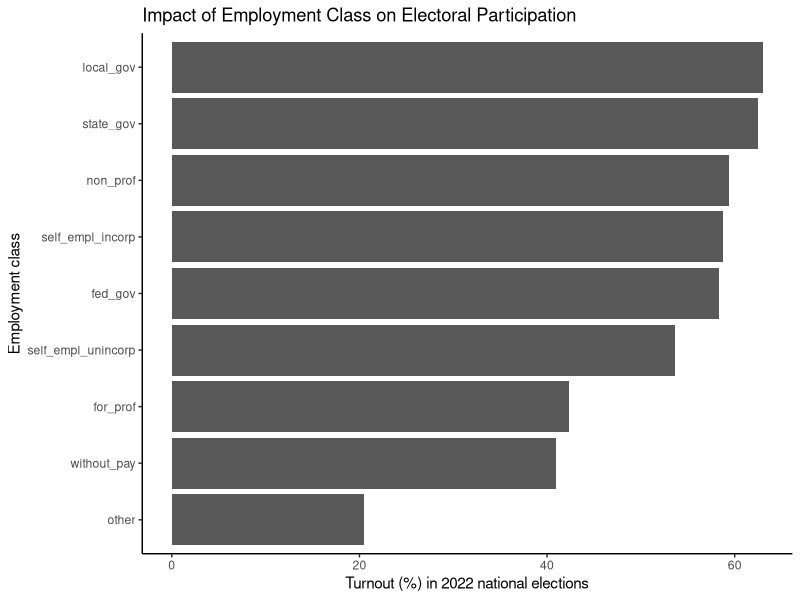
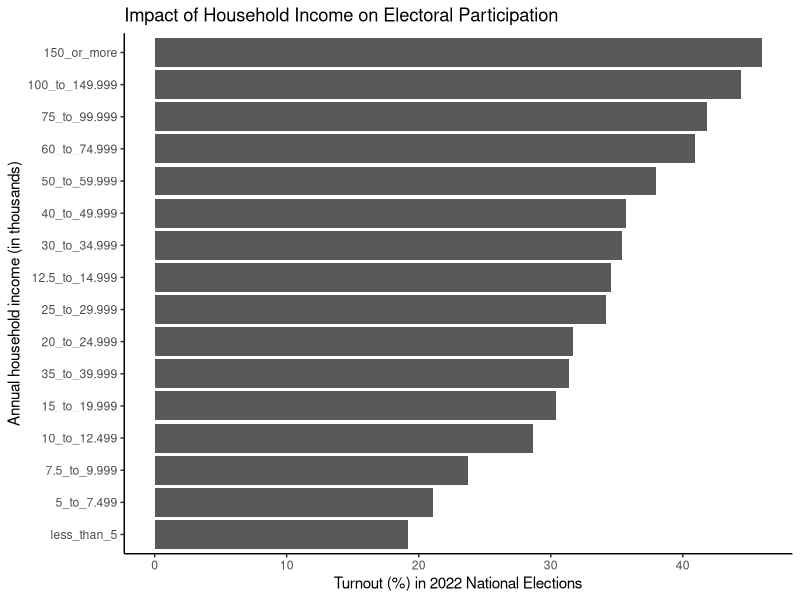

Recreate these plots in R, in order.
## ---- chunk 1
library(tidyverse)

#loading data

#census_raw <- read_csv("nov22pub (1).csv")

#selecting variables 

#census <- census_raw |>
#  select(employment=PEIO1COW, vote=PES1, income_code=HEFAMINC)

#write.csv(census,"census.csv")

census <- read_csv("census.csv")
#replacing coded values

census$employment <- census$employment |>
  case_match(1 ~ "fed_gov",
             2 ~ "state_gov",
             3 ~ "local_gov", 
             4 ~ "for_prof",
             5 ~ "non_prof",
             6 ~ "self_empl_incorp",
             7 ~ "self_empl_unincorp",
             8 ~ "without_pay",
             .default="other")

census$vote <- census$vote |>
  case_match(1 ~ "yes",
             2 ~ "no",
             .default="other")

census$income <- census$income_code |>
  case_match(-1 ~ "other",
             1 ~ "less_than_5",
             2 ~ "5_to_7.499",
             3 ~ "7.5_to_9.999", 
             4 ~ "10_to_12.499",
             5 ~ "12.5_to_14.999",
             6 ~ "15_to_19.999",
             7 ~ "20_to_24.999",
             8 ~ "25_to_29.999",
             9 ~ "30_to_34.999",
             10 ~ "35_to_39.999",
             11 ~ "40_to_49.999",
             12 ~ "50_to_59.999",
             13 ~ "60_to_74.999",
             14 ~ "75_to_99.999",
             15 ~ "100_to_149.999",
             16 ~ "150_or_more")

#calculating turnout rates by employment class

employment_turnout <- census |>
  group_by(employment, vote) |>
  summarize(n = n()) |>
  mutate(prop = n / sum(n) *100) |>
  filter(vote == "yes") |>
  select(-vote, -n) |>
  mutate(prop = round(prop, digits = 2)) |>
  rename(turnout = prop)

knitr::kable(employment_turnout)

#plotting turnout rates by employment class

employment_turnout_plot <- employment_turnout |>
  ggplot(mapping = aes(x = fct_reorder(employment, turnout), y = turnout)) +
  geom_col() +
  coord_flip() +
  labs(
    title = "Impact of Employment Class on Electoral Participation",
    x = "Employment class",
    y = "Turnout (%) in 2022 national elections"
  ) +
  theme_classic()

employment_turnout_plot

#calculating turnout rates by income group 

income_turnout <- census |>
  group_by(income, vote) |>
  summarize(n = n()) |>
  mutate(prop = n / sum(n) *100) |>
  filter(vote == "yes") |>
  select(-vote, -n) |>
  mutate(prop = round(prop, digits = 2)) |>
  rename(turnout = prop)

knitr::kable(income_turnout)

#plotting turnout rates by income group

income_turnout_plot <- income_turnout |>
  ggplot(mapping = aes(x = fct_reorder(income, turnout), y = turnout)) +
  geom_col() +
  coord_flip() +
  labs(
    title = "Impact of Household Income on Electoral Participation",
    x = "Annual household income (in thousands)",
    y = "Turnout (%) in 2022 National Elections"
  ) +
  theme_classic()

income_turnout_plot

